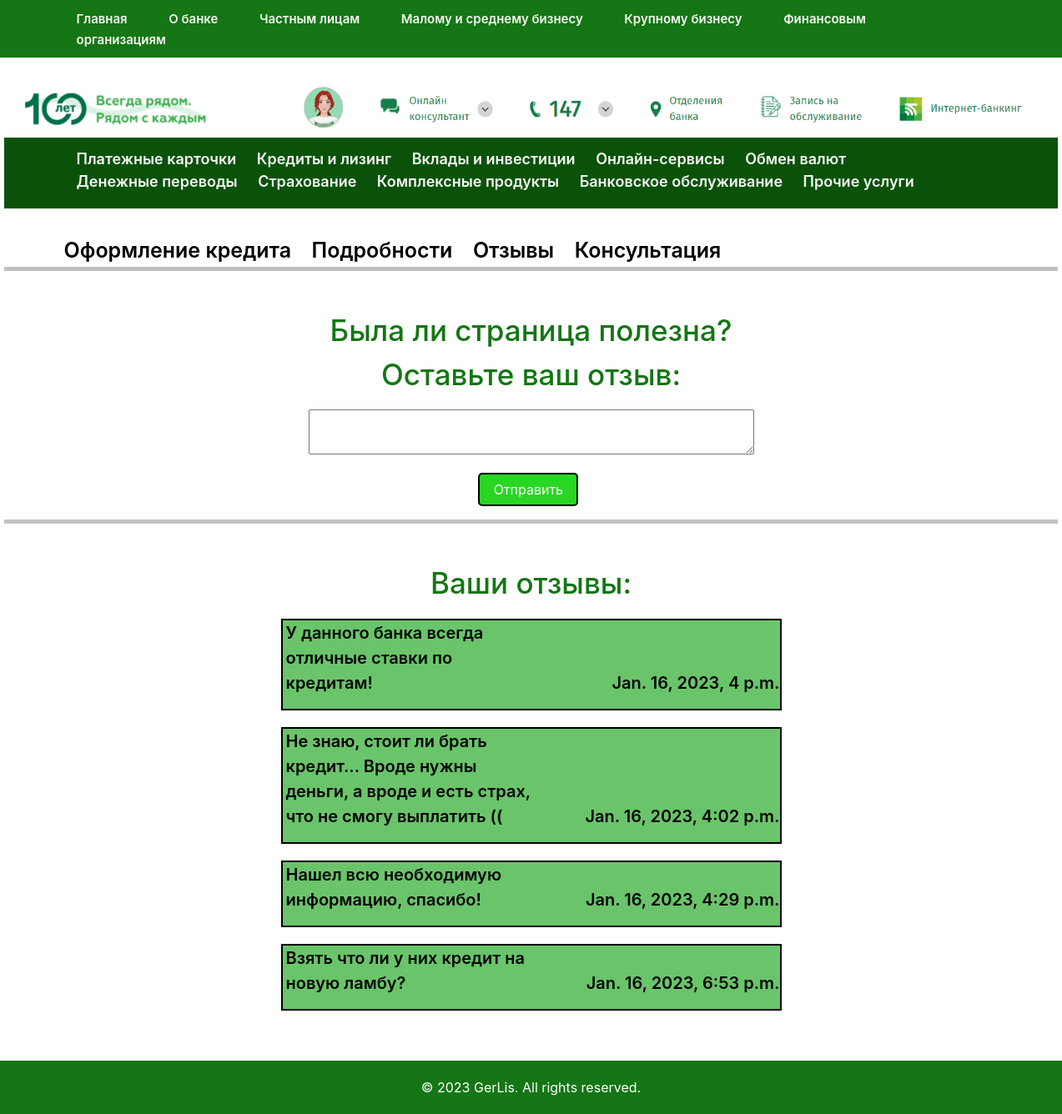
Screenshot of /review with the database file from the repository.
### app/models.py (models this page shows)
class Review(models.Model):
    date = models.DateTimeField()
    question = models.CharField(max_length=1000)

### app/views.py (the view)
# urls.py: path("review", views.review),
def review(request):
    reviews= Review.objects.all()
    return render(request, "review.html", {"reviews": reviews})

### app/templates/review.html (shortened to what this page needs)
{% extends 'base.html' %}
{% load static %}
{% block content %}
<div class="procedure">
<p style=" text-align:center;padding-top: 30px;font-size: 35px;font-weight: 500;color: #147614;;">Была ли страница полезна? <br>Оставьте ваш отзыв: </p>
<form method="POST" action ='review_quest/' >
      <p style = 'text-align:center'><textarea rows="2" cols="50" name="question" ></textarea></p>
  <input type="submit" style="text-align:center" class="btn1" value="Отправить" >
</form>
<hr style="color: black;">
<p style=" text-align:center;padding-top: 30px;font-size: 35px;font-weight: 500;color: #147614;;">Ваши отзывы: </p>
{% if reviews.count > 0 %}
  {% for review in reviews %}
  <div class = 'review'>
  <div class = 'review1'><p>{{ review.question }}</p> </div>
  <div class = 'review2'><p>{{ review.date }}</p> </div>
  </div>
  {% endfor %}
{% endif %}
  </div>
{% endblock %}

### app/templates/base.html (shortened to what this page needs)
{% load static %}
<!DOCTYPE html >
<html>
    <head>
        <link href="https://cdn.jsdelivr.net/npm/bootstrap@5.0.1/dist/css/bootstrap.min.css" rel="stylesheet">
        <link rel="stylesheet"  href="https://cdnjs.cloudflare.com/ajax/libs/normalize/8.0.1/normalize.css" />
        <link rel="stylesheet" href="https://cdn.jsdelivr.net/npm/bootstrap@4.0.0/dist/css/bootstrap.min.css">
        <link rel="stylesheet" href="{% static "css/style.css" %}" />
    </head>
<body>
        <header>
            <div class="container">
                <ul class="menu">
                    <li class="menu_item"><a href="#" class="menu_link">Главная</a></li>
                    <li class="menu_item"><a href="#" class="menu_link">О банке</a></li>
                    <li class="menu_item"><a href="#" class="menu_link">Частным лицам</a></li>
                    <li class="menu_item"><a href="#" class="menu_link">Малому и среднему бизнесу</a></li>
                    <li class="menu_item"><a href="#" class="menu_link">Крупному бизнесу</a></li>
                    <li class="menu_item"><a href="#" class="menu_link">Финансовым организациям</a></li>
                        </ul>
                </div>
         </header>
<div class="cont1">
    <img class = 'img-header' src= "{% static "images/header.png" %}" >
<div class="subheader1">
    <div class="container">
            <ul class="menu">
                <li class="menu_item"><a href="#" class="menu_link">Платежные карточки</a></li>
                <li class="menu_item"><a href="cred_lizing" class="menu_link" >Кредиты и лизинг</a></li>
                <li class="menu_item"><a href="#" class="menu_link">Вклады и инвестиции</a></li>
                <li class="menu_item"><a href="#" class="menu_link">Онлайн-сервисы</a></li>
                <li class="menu_item"><a href="#" class="menu_link">Обмен валют</a></li><br>
                <li class="menu_item"><a href="#" class="menu_link">Денежные переводы</a></li>
                <li class="menu_item"><a href="#" class="menu_link">Страхование</a></li>
                <li class="menu_item"><a href="#" class="menu_link">Комплексные продукты</a></li>
                <li class="menu_item"><a href="#" class="menu_link">Банковское обслуживание</a></li>
                <li class="menu_item"><a href="#" class="menu_link">Прочие услуги</a></li>
                   </ul>
            </div>
    </div>
{% block third_part %}
<div class="subheader2">
    <div class="container">
      <ul class="menu">
        <li class="menu_item"><a href="cred1" class="menu_link" style="color: black;font-size:25px; " onmouseover="this.style.backgroundColor='yellow';"onmouseout="this.style.backgroundColor='white';">Оформление кредита</a></li>
        <li class="menu_item"><a href="details" class="menu_link" style="color: black;font-size:25px"onmouseover="this.style.backgroundColor='yellow';"onmouseout="this.style.backgroundColor='white';">Подробности</a></li>
        <li class="menu_item"><a href="review" class="menu_link" style="color: black;font-size:25px"onmouseover="this.style.backgroundColor='yellow';"onmouseout="this.style.backgroundColor='white';">Отзывы</a></li>
        <li class="menu_item"><a href="consultation" name = "bottom" class="menu_link" style="color: black;font-size:25px"onmouseover="this.style.backgroundColor='yellow';"onmouseout="this.style.backgroundColor='white';">Консультация</a></li>
            </ul>
          </div>
      </div>
      <hr style="color: black;">
{% endblock %}
{% block content %}
{% endblock %}
</div>
<footer>
    <ul class="nav justify-content-center">
        <li class="nav-item">
            © 2023 GerLis. All rights reserved.
        </li>
      </ul>
</footer>
</body>
</html>

### app/static/css/style.css (style rules this page uses)
.cont1 { width: 1263px; margin: 0 auto; }
textarea { overflow : auto; }
header { min-height: 45px; background-color: #147614; min-width: 1263px; }
.subheader1 { min-height: 85px; background-color: #0a520a; padding-top: 2px; }
.subheader2 { margin-top: 20px; height: 34px; background-color: #ffffff; padding-top: 2px;; margin-left: -30px; }
ul.menu { padding: 10px; }
ul.menu li { display: inline; margin-right: 45px; font-weight: 600; font-size: 15px; }
.subheader1 ul.menu li { display: inline; margin-right: 20px; font-weight: 600; font-size: 18px; }
.subheader2 ul.menu li { display: inline; margin-right: 20px; font-weight: 600; font-size: 18px; }
ul.menu li a { color: rgb(247, 247, 244); text-decoration: none; }
.btn1 { display: block; margin-top: 10px; color: white; border: 2px solid black; border-radius: 5px; margin-left: 5px; width: 120px; height: 40px; text-align: center; background-color: #29d623; text-decoration: none; margin-left: 45%; }
hr { border: 2px solid #0f0f0f; margin-bottom: 15px; }
.review { display: flex; width: 600px; background-color: #6ac46a; margin: 0 auto; margin-bottom: 20px; border: 2px solid black; word-wrap: break-word; padding-left: 4px; justify-content: space-between; }
.review p { font-size: 20px; color:black; font-weight: 600; }
.review1 { width: 300px; }
.review2 { margin-top: auto }
footer { margin-top: 60px; padding: 20px 0px 20px 0px; background-color: #147614; color: white }
.img-header { height: 80px; width:1250px; }

### rows the page displays
Review: question "У данного банка всегда отличные ставки по кредитам!", date "Jan. 16, 2023, 4 p.m."
Review: question "Не знаю, стоит ли брать кредит... Вроде нужны деньги, а вроде и есть страх, что не смогу выплатить ((", date "Jan. 16, 2023, 4:02 p.m."
Review: question "Нашел всю необходимую информацию, спасибо!", date "Jan. 16, 2023, 4:29 p.m."
Review: question "Взять что ли у них кредит на новую ламбу?", date "Jan. 16, 2023, 6:53 p.m."
